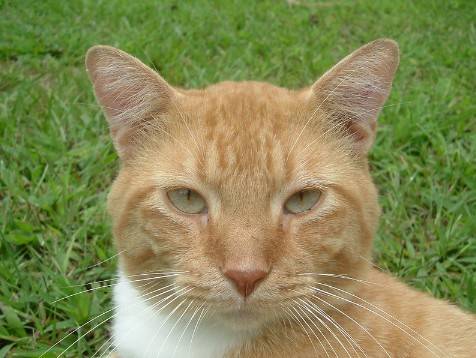
#> input picture python-linear-transform/cat.jpg, 476 x 358 px
$ python transform.py
#> lines starting #> are read from the running program, lines starting #| are printed output that depends on the picture
from PIL import Image
import numpy as np
import sys

def linear_transform(
    input_path: str,
    output_path: str,
    matrix: list[list[float]],  # матрица 2x2: [[a, b], [c, d]]
    origin: tuple[int, int] = (0, 0),  # начало координат (неподвижная точка)
    background_color: tuple[int, int, int] = (255, 255, 255)  # чем заливать пустоты (белый)
):
    """
    Применяет линейное преобразование к изображению.
    Точка `origin` остается на месте (A(origin) = origin).

    Матрица действует так:
        x' = a*(x - ox) + b*(y - oy) + ox
        y' = c*(x - ox) + d*(y - oy) + oy
    """
#> called with input_path = 'cat.jpg', output_path = 'output_transformed.jpg', origin = (150, 100), background_color = (255, 255, 255)

    # Открываем изображение и переводим в RGB (на случай PNG с альфа-каналом)
    img = Image.open(input_path).convert("RGB")
#> img is the input picture: PIL image 476x358 RGB; mean R, G, B 132.6, 136.5, 84.3
    W, H = img.size
#> W = 476; H = 358
    pixels_in = np.array(img)  # форма (H, W, 3)

    # Распаковываем матрицу для читаемости
    a, b = matrix[0]
    c, d = matrix[1]
    ox, oy = origin

    # Создаем пустой холст под выходное изображение
    # Размеры можно взять с запасом, например как у исходного
    out_img = Image.new("RGB", (W, H), background_color)
#> out_img: PIL image 476x358 RGB; every value is 255
    pixels_out = np.array(out_img)

    # --- ПРЯМОЙ ПРОХОД (forward mapping) ---
    # Для каждого пикселя исходного изображения вычисляем,
    # в какой пиксель выходного он попадает под действием матрицы.
    # Так мы гарантируем, что каждый пиксель исходника будет куда-то перенесен.
    for y in range(H):
        for x in range(W):
            # Применяем линейное преобразование относительно origin
            x_new = int(a * (x - ox) + b * (y - oy) + ox)
            y_new = int(c * (x - ox) + d * (y - oy) + oy)

            # Проверяем, попадает ли точка в границы выходного холста
            if 0 <= x_new < W and 0 <= y_new < H:
                pixels_out[y_new, x_new] = pixels_in[y, x]
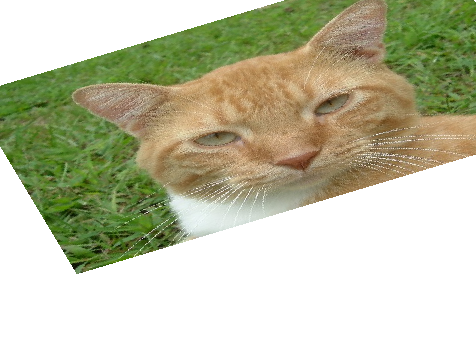
#> pixels_out: shape (358, 476, 3); mean R, G, B 192.1, 193.1, 166.5

    # Сохраняем результат
    Image.fromarray(pixels_out).save(output_path)
    print(f"Сохранено: {output_path}")


# ============================================
# ПРИМЕР ИСПОЛЬЗОВАНИЯ
# ============================================
if __name__ == "__main__":
    # 1. Путь к картинке
    photo = "cat.jpg"

    # 2. Выбрали начало координат (например, левый верхний угол книги)
    #    Пусть это точка (150, 100) на фото
    pivot = (150, 100)

    # 3. Столбцы матрицы — это образы базисных векторов.
    mat = [
        [1.0, 0.3],
        [-0.3, 0.5]
    ]
    # первый базисный вектор (1,0) -> (1.0, -0.3)
    # второй базисный вектор (0,1) -> (0.3, 0.5)

    linear_transform(photo, "output_transformed.jpg", mat, origin=pivot)
